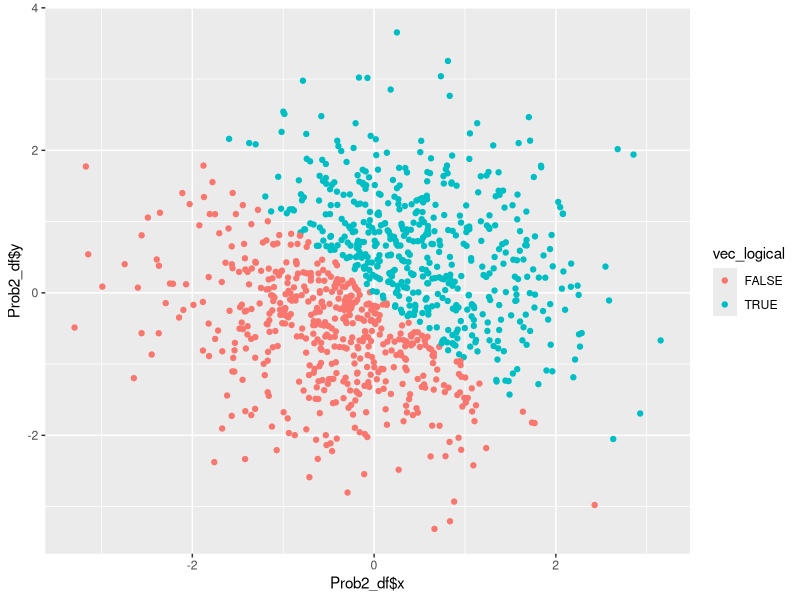
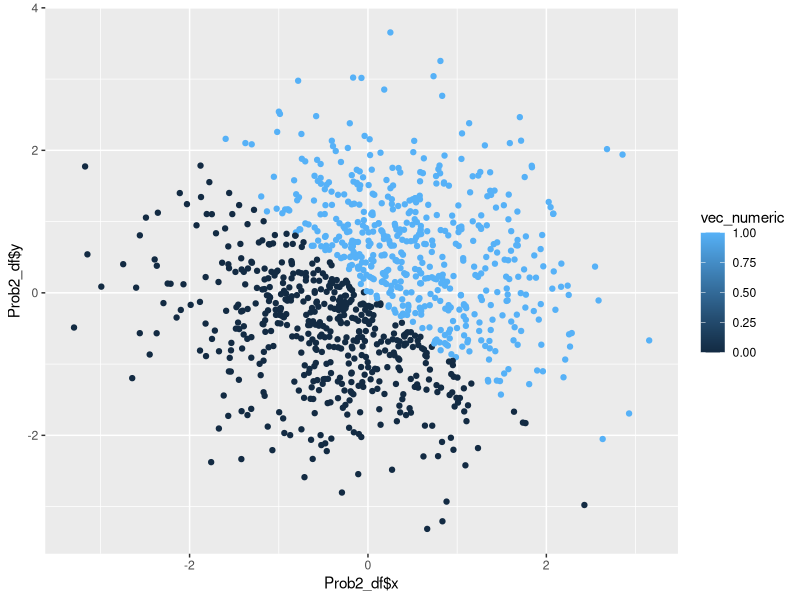
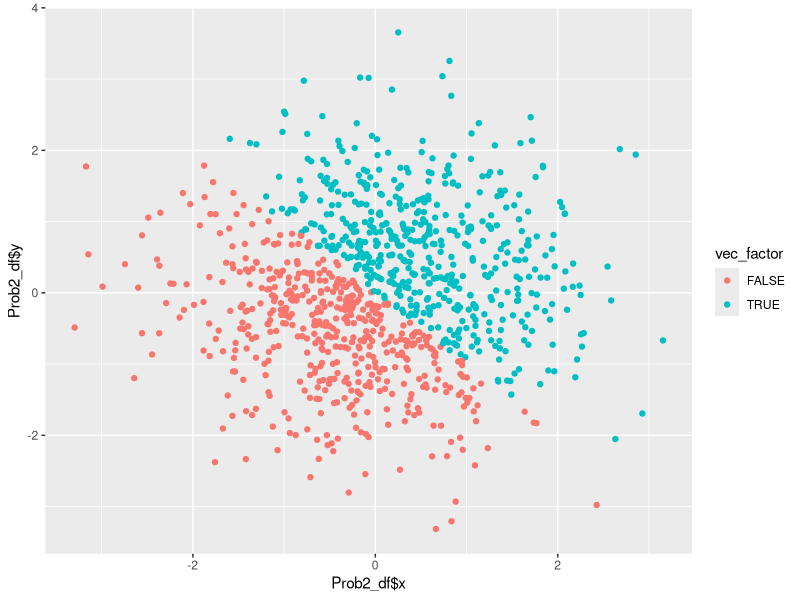
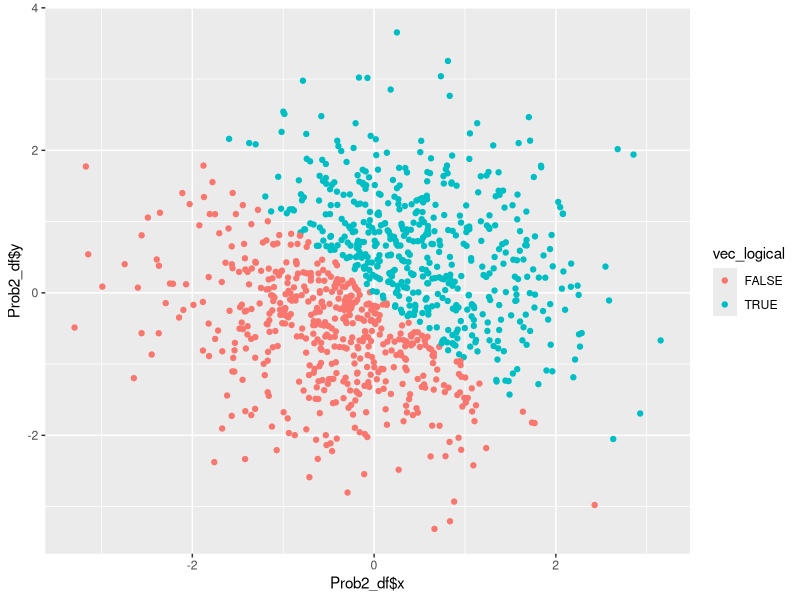

Source code (R) for these figures, in order:
## ---- chunk 1
library(tidyverse)
## ---- chunk 2
Prob1_df = tibble(
  vec_numeric = runif(10, min = 0, max = 5),
  vec_logical = c(vec_numeric > 2),
  vec_char = c("I", "am", "happy", "to", "take", "the", "data", "science", "course", "today"),
  vec_factor = factor(c("T", "F", "T", "F", "T", "F", "T", "T", "F", "F"))
)
## ---- chunk 3
class(Prob1_df$vec_numeric)
class(Prob1_df$vec_logical)
class(Prob1_df$vec_char)
class(Prob1_df$vec_factor)
## ---- chunk 4
length(Prob1_df$vec_char)
length(Prob1_df$vec_factor)
## ---- chunk 5
mean(Prob1_df$vec_numeric)
mean(Prob1_df$vec_logical)
mean(Prob1_df$vec_char)
mean(Prob1_df$vec_factor)
## ---- chunk 6
as.numeric(Prob1_df$vec_logical)
as.numeric(Prob1_df$vec_char)
as.numeric(Prob1_df$vec_factor)
## ---- chunk 7
as.factor(Prob1_df$vec_char)
as.numeric(Prob1_df$vec_char)
mean(as.numeric(Prob1_df$vec_char))
class(as.numeric(Prob1_df$vec_char))
## ---- chunk 8
as.character(Prob1_df$vec_factor)
as.numeric(Prob1_df$vec_factor)
mean(as.numeric(Prob1_df$vec_factor))
class(as.numeric(Prob1_df$vec_factor))
## ---- chunk 9
Prob2_df = tibble(
  x = rnorm(1000, mean = 0, sd = 1),
  y = rnorm(1000, mean = 0, sd = 1),
  vec_logical = c(x + y > 0),
  vec_numeric = as.numeric(vec_logical),
  vec_factor = as.factor(vec_logical)
)
## ---- chunk 10
ggplot(Prob2_df, aes(x = Prob2_df$x, y = Prob2_df$y, color = vec_logical)) + geom_point()
## ---- chunk 11
ggplot(Prob2_df, aes(x = Prob2_df$x, y = Prob2_df$y, color = vec_numeric)) + geom_point()
## ---- chunk 12
ggplot(Prob2_df, aes(x = Prob2_df$x, y = Prob2_df$y, color = vec_factor)) + geom_point()
## ---- chunk 13
ggsave("1st_scatterplot.png", plot = ggplot(Prob2_df, aes(x = Prob2_df$x, y = Prob2_df$y, color = vec_logical)) + geom_point())
